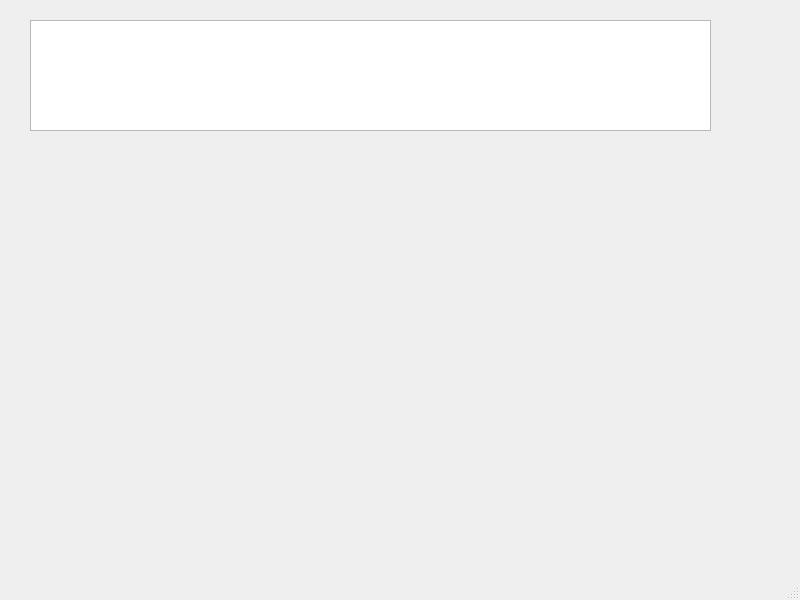
<?xml version="1.0" encoding="UTF-8"?>
<ui version="4.0">
 <class>MainWindow</class>
 <widget class="QMainWindow" name="MainWindow">
  <property name="geometry">
   <rect>
    <x>0</x>
    <y>0</y>
    <width>800</width>
    <height>600</height>
   </rect>
  </property>
  <property name="windowTitle">
   <string>MainWindow</string>
  </property>
  <widget class="QWidget" name="centralwidget">
   <widget class="QPlainTextEdit" name="pteReceive">
    <property name="geometry">
     <rect>
      <x>30</x>
      <y>20</y>
      <width>681</width>
      <height>111</height>
     </rect>
    </property>
   </widget>
   <widget class="QCustomPlot" name="customPlot" native="true">
    <property name="geometry">
     <rect>
      <x>40</x>
      <y>180</y>
      <width>691</width>
      <height>281</height>
     </rect>
    </property>
   </widget>
  </widget>
  <widget class="QMenuBar" name="menubar">
   <property name="geometry">
    <rect>
     <x>0</x>
     <y>0</y>
     <width>800</width>
     <height>26</height>
    </rect>
   </property>
  </widget>
  <widget class="QStatusBar" name="statusbar"/>
 </widget>
 <customwidgets>
  <customwidget>
   <class>QCustomPlot</class>
   <extends>QWidget</extends>
   <header>qcustomplot.h</header>
   <container>1</container>
  </customwidget>
 </customwidgets>
 <resources/>
 <connections/>
</ui>
